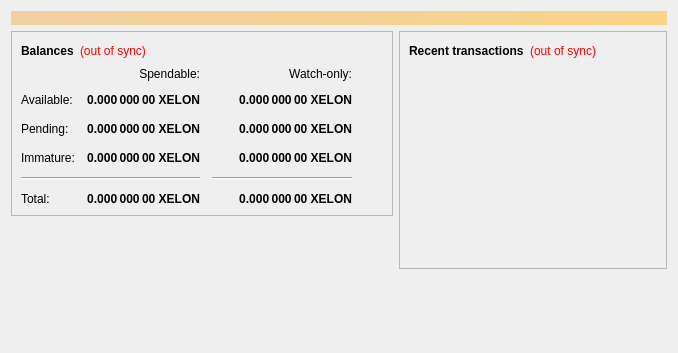
<?xml version="1.0" encoding="UTF-8"?>
<ui version="4.0">
 <class>OverviewPage</class>
 <widget class="QWidget" name="OverviewPage">
  <property name="geometry">
   <rect>
    <x>0</x>
    <y>0</y>
    <width>678</width>
    <height>353</height>
   </rect>
  </property>
  <property name="windowTitle">
   <string>Form</string>
  </property>
  <layout class="QVBoxLayout" name="topLayout">
   <item>
    <widget class="QLabel" name="labelAlerts">
     <property name="visible">
      <bool>true</bool>
     </property>
     <property name="styleSheet">
      <string notr="true">background-color: qlineargradient(x1: 0, y1: 0, x2: 1, y2: 0, stop:0 #F0D0A0, stop:1 #F8D488); color:#000000;</string>
     </property>
     <property name="wordWrap">
      <bool>true</bool>
     </property>
     <property name="margin">
      <number>3</number>
     </property>
    </widget>
   </item>
   <item>
    <layout class="QHBoxLayout" name="horizontalLayout" stretch="0,0">
     <item>
      <layout class="QVBoxLayout" name="verticalLayout_2">
       <item>
        <widget class="QFrame" name="frame">
         <property name="frameShape">
          <enum>QFrame::StyledPanel</enum>
         </property>
         <property name="frameShadow">
          <enum>QFrame::Raised</enum>
         </property>
         <layout class="QVBoxLayout" name="verticalLayout_4">
          <item>
           <layout class="QHBoxLayout" name="horizontalLayout_4">
            <item>
             <widget class="QLabel" name="label_5">
              <property name="font">
               <font>
                <weight>75</weight>
                <bold>true</bold>
               </font>
              </property>
              <property name="text">
               <string>Balances</string>
              </property>
             </widget>
            </item>
            <item>
             <widget class="QLabel" name="labelWalletStatus">
              <property name="cursor">
               <cursorShape>WhatsThisCursor</cursorShape>
              </property>
              <property name="toolTip">
               <string>The displayed information may be out of date. Your wallet automatically synchronizes with the XElonMusk network after a connection is established, but this process has not completed yet.</string>
              </property>
              <property name="styleSheet">
               <string notr="true">QLabel { color: red; }</string>
              </property>
              <property name="text">
               <string notr="true">(out of sync)</string>
              </property>
              <property name="textFormat">
               <enum>Qt::AutoText</enum>
              </property>
              <property name="alignment">
               <set>Qt::AlignLeading|Qt::AlignLeft|Qt::AlignVCenter</set>
              </property>
             </widget>
            </item>
            <item>
             <spacer name="horizontalSpacer_3">
              <property name="orientation">
               <enum>Qt::Horizontal</enum>
              </property>
              <property name="sizeHint" stdset="0">
               <size>
                <width>40</width>
                <height>20</height>
               </size>
              </property>
             </spacer>
            </item>
           </layout>
          </item>
          <item>
           <layout class="QGridLayout" name="gridLayout">
            <property name="spacing">
             <number>12</number>
            </property>
            <item row="2" column="2">
             <widget class="QLabel" name="labelWatchPending">
              <property name="font">
               <font>
                <weight>75</weight>
                <bold>true</bold>
               </font>
              </property>
              <property name="cursor">
               <cursorShape>IBeamCursor</cursorShape>
              </property>
              <property name="toolTip">
               <string>Unconfirmed transactions to watch-only addresses</string>
              </property>
              <property name="text">
               <string notr="true">0.000 000 00 XELON</string>
              </property>
              <property name="alignment">
               <set>Qt::AlignRight|Qt::AlignTrailing|Qt::AlignVCenter</set>
              </property>
              <property name="textInteractionFlags">
               <set>Qt::LinksAccessibleByMouse|Qt::TextSelectableByKeyboard|Qt::TextSelectableByMouse</set>
              </property>
             </widget>
            </item>
            <item row="2" column="1">
             <widget class="QLabel" name="labelUnconfirmed">
              <property name="font">
               <font>
                <weight>75</weight>
                <bold>true</bold>
               </font>
              </property>
              <property name="cursor">
               <cursorShape>IBeamCursor</cursorShape>
              </property>
              <property name="toolTip">
               <string>Total of transactions that have yet to be confirmed, and do not yet count toward the spendable balance</string>
              </property>
              <property name="text">
               <string notr="true">0.000 000 00 XELON</string>
              </property>
              <property name="alignment">
               <set>Qt::AlignRight|Qt::AlignTrailing|Qt::AlignVCenter</set>
              </property>
              <property name="textInteractionFlags">
               <set>Qt::LinksAccessibleByMouse|Qt::TextSelectableByKeyboard|Qt::TextSelectableByMouse</set>
              </property>
             </widget>
            </item>
            <item row="3" column="2">
             <widget class="QLabel" name="labelWatchImmature">
              <property name="font">
               <font>
                <weight>75</weight>
                <bold>true</bold>
               </font>
              </property>
              <property name="cursor">
               <cursorShape>IBeamCursor</cursorShape>
              </property>
              <property name="toolTip">
               <string>Mined balance in watch-only addresses that has not yet matured</string>
              </property>
              <property name="text">
               <string notr="true">0.000 000 00 XELON</string>
              </property>
              <property name="alignment">
               <set>Qt::AlignRight|Qt::AlignTrailing|Qt::AlignVCenter</set>
              </property>
              <property name="textInteractionFlags">
               <set>Qt::LinksAccessibleByMouse|Qt::TextSelectableByKeyboard|Qt::TextSelectableByMouse</set>
              </property>
             </widget>
            </item>
            <item row="4" column="0" colspan="2">
             <widget class="Line" name="line">
              <property name="orientation">
               <enum>Qt::Horizontal</enum>
              </property>
             </widget>
            </item>
            <item row="4" column="2">
             <widget class="Line" name="lineWatchBalance">
              <property name="sizePolicy">
               <sizepolicy hsizetype="Preferred" vsizetype="Fixed">
                <horstretch>0</horstretch>
                <verstretch>0</verstretch>
               </sizepolicy>
              </property>
              <property name="minimumSize">
               <size>
                <width>140</width>
                <height>0</height>
               </size>
              </property>
              <property name="orientation">
               <enum>Qt::Horizontal</enum>
              </property>
             </widget>
            </item>
            <item row="5" column="0">
             <widget class="QLabel" name="labelTotalText">
              <property name="text">
               <string>Total:</string>
              </property>
             </widget>
            </item>
            <item row="3" column="1">
             <widget class="QLabel" name="labelImmature">
              <property name="font">
               <font>
                <weight>75</weight>
                <bold>true</bold>
               </font>
              </property>
              <property name="cursor">
               <cursorShape>IBeamCursor</cursorShape>
              </property>
              <property name="toolTip">
               <string>Mined balance that has not yet matured</string>
              </property>
              <property name="text">
               <string notr="true">0.000 000 00 XELON</string>
              </property>
              <property name="alignment">
               <set>Qt::AlignRight|Qt::AlignTrailing|Qt::AlignVCenter</set>
              </property>
              <property name="textInteractionFlags">
               <set>Qt::LinksAccessibleByMouse|Qt::TextSelectableByKeyboard|Qt::TextSelectableByMouse</set>
              </property>
             </widget>
            </item>
            <item row="2" column="3">
             <spacer name="horizontalSpacer_2">
              <property name="orientation">
               <enum>Qt::Horizontal</enum>
              </property>
              <property name="sizeHint" stdset="0">
               <size>
                <width>40</width>
                <height>20</height>
               </size>
              </property>
             </spacer>
            </item>
            <item row="3" column="0">
             <widget class="QLabel" name="labelImmatureText">
              <property name="text">
               <string>Immature:</string>
              </property>
             </widget>
            </item>
            <item row="5" column="1">
             <widget class="QLabel" name="labelTotal">
              <property name="font">
               <font>
                <weight>75</weight>
                <bold>true</bold>
               </font>
              </property>
              <property name="cursor">
               <cursorShape>IBeamCursor</cursorShape>
              </property>
              <property name="toolTip">
               <string>Your current total balance</string>
              </property>
              <property name="text">
               <string notr="true">0.000 000 00 XELON</string>
              </property>
              <property name="alignment">
               <set>Qt::AlignRight|Qt::AlignTrailing|Qt::AlignVCenter</set>
              </property>
              <property name="textInteractionFlags">
               <set>Qt::LinksAccessibleByMouse|Qt::TextSelectableByKeyboard|Qt::TextSelectableByMouse</set>
              </property>
             </widget>
            </item>
            <item row="5" column="2">
             <widget class="QLabel" name="labelWatchTotal">
              <property name="font">
               <font>
                <weight>75</weight>
                <bold>true</bold>
               </font>
              </property>
              <property name="cursor">
               <cursorShape>IBeamCursor</cursorShape>
              </property>
              <property name="toolTip">
               <string>Current total balance in watch-only addresses</string>
              </property>
              <property name="text">
               <string notr="true">0.000 000 00 XELON</string>
              </property>
              <property name="alignment">
               <set>Qt::AlignRight|Qt::AlignTrailing|Qt::AlignVCenter</set>
              </property>
              <property name="textInteractionFlags">
               <set>Qt::LinksAccessibleByMouse|Qt::TextSelectableByKeyboard|Qt::TextSelectableByMouse</set>
              </property>
             </widget>
            </item>
            <item row="0" column="2">
             <widget class="QLabel" name="labelWatchonly">
              <property name="text">
               <string>Watch-only:</string>
              </property>
              <property name="alignment">
               <set>Qt::AlignRight|Qt::AlignTrailing|Qt::AlignVCenter</set>
              </property>
             </widget>
            </item>
            <item row="1" column="0">
             <widget class="QLabel" name="labelBalanceText">
              <property name="text">
               <string>Available:</string>
              </property>
             </widget>
            </item>
            <item row="1" column="1">
             <widget class="QLabel" name="labelBalance">
              <property name="font">
               <font>
                <weight>75</weight>
                <bold>true</bold>
               </font>
              </property>
              <property name="cursor">
               <cursorShape>IBeamCursor</cursorShape>
              </property>
              <property name="toolTip">
               <string>Your current spendable balance</string>
              </property>
              <property name="text">
               <string notr="true">0.000 000 00 XELON</string>
              </property>
              <property name="alignment">
               <set>Qt::AlignRight|Qt::AlignTrailing|Qt::AlignVCenter</set>
              </property>
              <property name="textInteractionFlags">
               <set>Qt::LinksAccessibleByMouse|Qt::TextSelectableByKeyboard|Qt::TextSelectableByMouse</set>
              </property>
             </widget>
            </item>
            <item row="1" column="2">
             <widget class="QLabel" name="labelWatchAvailable">
              <property name="font">
               <font>
                <weight>75</weight>
                <bold>true</bold>
               </font>
              </property>
              <property name="cursor">
               <cursorShape>IBeamCursor</cursorShape>
              </property>
              <property name="toolTip">
               <string>Your current balance in watch-only addresses</string>
              </property>
              <property name="text">
               <string notr="true">0.000 000 00 XELON</string>
              </property>
              <property name="alignment">
               <set>Qt::AlignRight|Qt::AlignTrailing|Qt::AlignVCenter</set>
              </property>
              <property name="textInteractionFlags">
               <set>Qt::LinksAccessibleByMouse|Qt::TextSelectableByKeyboard|Qt::TextSelectableByMouse</set>
              </property>
             </widget>
            </item>
            <item row="2" column="0">
             <widget class="QLabel" name="labelPendingText">
              <property name="text">
               <string>Pending:</string>
              </property>
             </widget>
            </item>
            <item row="0" column="1">
             <widget class="QLabel" name="labelSpendable">
              <property name="text">
               <string>Spendable:</string>
              </property>
              <property name="alignment">
               <set>Qt::AlignRight|Qt::AlignTrailing|Qt::AlignVCenter</set>
              </property>
             </widget>
            </item>
           </layout>
          </item>
         </layout>
        </widget>
       </item>
       <item>
        <spacer name="verticalSpacer">
         <property name="orientation">
          <enum>Qt::Vertical</enum>
         </property>
         <property name="sizeHint" stdset="0">
          <size>
           <width>20</width>
           <height>40</height>
          </size>
         </property>
        </spacer>
       </item>
      </layout>
     </item>
     <item>
      <layout class="QVBoxLayout" name="verticalLayout_3">
       <item>
        <widget class="QFrame" name="frame_2">
         <property name="frameShape">
          <enum>QFrame::StyledPanel</enum>
         </property>
         <property name="frameShadow">
          <enum>QFrame::Raised</enum>
         </property>
         <layout class="QVBoxLayout" name="verticalLayout">
          <item>
           <layout class="QHBoxLayout" name="horizontalLayout_2">
            <item>
             <widget class="QLabel" name="label_4">
              <property name="font">
               <font>
                <weight>75</weight>
                <bold>true</bold>
               </font>
              </property>
              <property name="text">
               <string>Recent transactions</string>
              </property>
             </widget>
            </item>
            <item>
             <widget class="QLabel" name="labelTransactionsStatus">
              <property name="cursor">
               <cursorShape>WhatsThisCursor</cursorShape>
              </property>
              <property name="toolTip">
               <string>The displayed information may be out of date. Your wallet automatically synchronizes with the XElonMusk network after a connection is established, but this process has not completed yet.</string>
              </property>
              <property name="styleSheet">
               <string notr="true">QLabel { color: red; }</string>
              </property>
              <property name="text">
               <string notr="true">(out of sync)</string>
              </property>
              <property name="alignment">
               <set>Qt::AlignRight|Qt::AlignTrailing|Qt::AlignVCenter</set>
              </property>
             </widget>
            </item>
            <item>
             <spacer name="horizontalSpacer">
              <property name="orientation">
               <enum>Qt::Horizontal</enum>
              </property>
              <property name="sizeHint" stdset="0">
               <size>
                <width>40</width>
                <height>20</height>
               </size>
              </property>
             </spacer>
            </item>
           </layout>
          </item>
          <item>
           <widget class="QListView" name="listTransactions">
            <property name="styleSheet">
             <string notr="true">QListView { background: transparent; }</string>
            </property>
            <property name="frameShape">
             <enum>QFrame::NoFrame</enum>
            </property>
            <property name="verticalScrollBarPolicy">
             <enum>Qt::ScrollBarAlwaysOff</enum>
            </property>
            <property name="horizontalScrollBarPolicy">
             <enum>Qt::ScrollBarAlwaysOff</enum>
            </property>
            <property name="selectionMode">
             <enum>QAbstractItemView::NoSelection</enum>
            </property>
           </widget>
          </item>
         </layout>
        </widget>
       </item>
       <item>
        <spacer name="verticalSpacer_2">
         <property name="orientation">
          <enum>Qt::Vertical</enum>
         </property>
         <property name="sizeHint" stdset="0">
          <size>
           <width>20</width>
           <height>40</height>
          </size>
         </property>
        </spacer>
       </item>
      </layout>
     </item>
    </layout>
   </item>
  </layout>
 </widget>
 <resources/>
 <connections/>
</ui>
